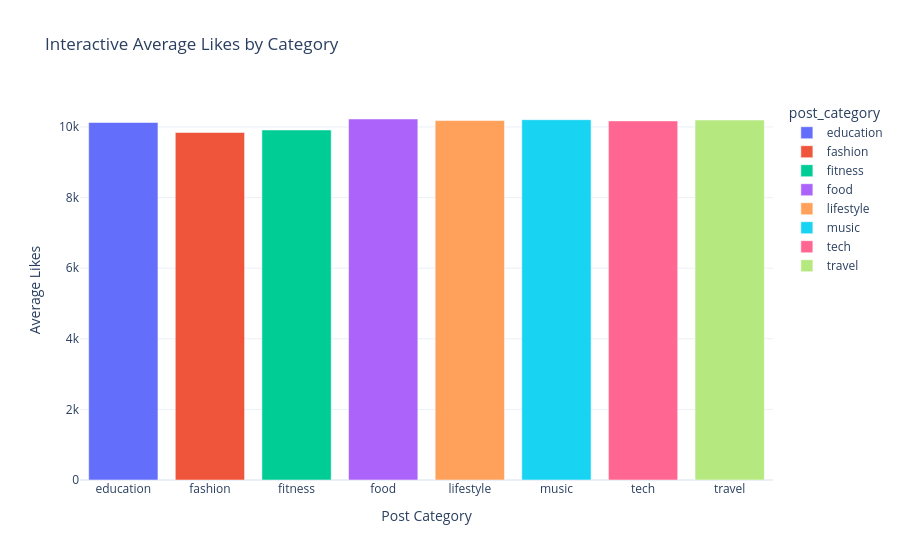

Source (notebook cell):
### Markdown cell above
An interactive line chart is used to visualize changes in engagement rates over time. It helps identify daily engagement patterns and trends.

### Code cell
category_likes = df.groupby('post_category',as_index=False)['likes'].mean()

fig = px.bar(
    category_likes,
    x='post_category',
    y='likes',
    title='Interactive Average Likes by Category',
    color='post_category',
    template='plotly_white'
)

fig.update_layout(
    xaxis_title='Post Category',
    yaxis_title='Average Likes'
)

fig.show()

### Figure 1 — Plotly figure (JSON) as saved in the notebook; plotly's stock layout.template omitted (floating-point values rounded to 4 significant figures)
{"data": [{"hovertemplate": "post_category=%{x}<br>likes=%{y}<extra></extra>", "legendgroup": "education", "marker": {"color": "#636efa", "pattern": {"shape": ""}}, "name": "education", "orientation": "v", "showlegend": true, "textposition": "auto", "type": "bar", "x": ["education"], "xaxis": "x", "y": [10130.0], "yaxis": "y"}, {"hovertemplate": "post_category=%{x}<br>likes=%{y}<extra></extra>", "legendgroup": "fashion", "marker": {"color": "#EF553B", "pattern": {"shape": ""}}, "name": "fashion", "orientation": "v", "showlegend": true, "textposition": "auto", "type": "bar", "x": ["fashion"], "xaxis": "x", "y": [9843.0], "yaxis": "y"}, {"hovertemplate": "post_category=%{x}<br>likes=%{y}<extra></extra>", "legendgroup": "fitness", "marker": {"color": "#00cc96", "pattern": {"shape": ""}}, "name": "fitness", "orientation": "v", "showlegend": true, "textposition": "auto", "type": "bar", "x": ["fitness"], "xaxis": "x", "y": [9915.0], "yaxis": "y"}, {"hovertemplate": "post_category=%{x}<br>likes=%{y}<extra></extra>", "legendgroup": "food", "marker": {"color": "#ab63fa", "pattern": {"shape": ""}}, "name": "food", "orientation": "v", "showlegend": true, "textposition": "auto", "type": "bar", "x": ["food"], "xaxis": "x", "y": [10230.0], "yaxis": "y"}, {"hovertemplate": "post_category=%{x}<br>likes=%{y}<extra></extra>", "legendgroup": "lifestyle", "marker": {"color": "#FFA15A", "pattern": {"shape": ""}}, "name": "lifestyle", "orientation": "v", "showlegend": true, "textposition": "auto", "type": "bar", "x": ["lifestyle"], "xaxis": "x", "y": [10180.0], "yaxis": "y"}, {"hovertemplate": "post_category=%{x}<br>likes=%{y}<extra></extra>", "legendgroup": "music", "marker": {"color": "#19d3f3", "pattern": {"shape": ""}}, "name": "music", "orientation": "v", "showlegend": true, "textposition": "auto", "type": "bar", "x": ["music"], "xaxis": "x", "y": [10210.0], "yaxis": "y"}, {"hovertemplate": "post_category=%{x}<br>likes=%{y}<extra></extra>", "legendgroup": "tech", "marker": {"color": "#FF6692", "pattern": {"shape": ""}}, "name": "tech", "orientation": "v", "showlegend": true, "textposition": "auto", "type": "bar", "x": ["tech"], "xaxis": "x", "y": [10170.0], "yaxis": "y"}, {"hovertemplate": "post_category=%{x}<br>likes=%{y}<extra></extra>", "legendgroup": "travel", "marker": {"color": "#B6E880", "pattern": {"shape": ""}}, "name": "travel", "orientation": "v", "showlegend": true, "textposition": "auto", "type": "bar", "x": ["travel"], "xaxis": "x", "y": [10200.0], "yaxis": "y"}], "layout": {"barmode": "relative", "legend": {"title": {"text": "post_category"}, "tracegroupgap": 0}, "title": {"text": "Interactive Average Likes by Category"}, "xaxis": {"anchor": "y", "categoryarray": ["education", "fashion", "fitness", "food", "lifestyle", "music", "tech", "travel"], "categoryorder": "array", "domain": [0, 1], "title": {"text": "Post Category"}}, "yaxis": {"anchor": "x", "domain": [0, 1], "title": {"text": "Average Likes"}}}}
